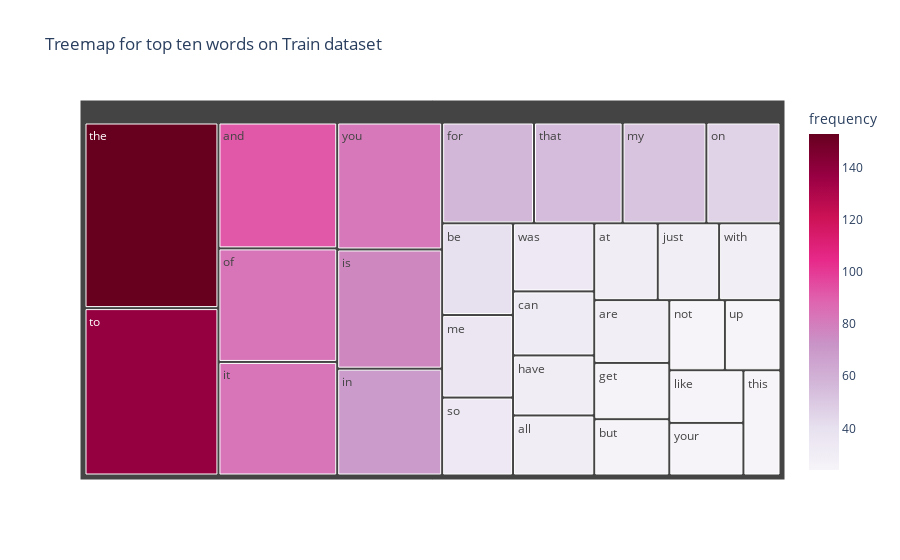

Notebook source saved alongside this figure:
### Code cell
# Answer here

X = test_df[["id", "text"]].copy()  
X["unigrams"] = X["text"].apply(lambda x: dmh.tokenize_text(x))
count_vect = CountVectorizer()
X_counts = count_vect.fit_transform(X.text) #learn the vocabulary and return document-term matrix
print(X_counts[0])


term_frequencies = []
X_counts = count_vect.fit_transform(X.text)
term_frequencies = np.array(X_counts.sum(axis=0)).flatten()
    
terms = count_vect.get_feature_names_out()
freqs = term_frequencies

# Build DataFrame for Plotly
df_terms = pd.DataFrame({
    "term": terms,
    "frequency": freqs
})

df_terms = df_terms.sort_values(by="frequency", ascending=False)
top_30_words = df_terms[:30]

# Treemap plot
fig = px.treemap(top_30_words, path=["term"], values="frequency",
                 title="Treemap for top ten words on Train dataset",
                 color="frequency", color_continuous_scale="PuRd")
fig.show()

### Figure 1 — Plotly figure (JSON) as saved in the notebook; plotly's stock layout.template omitted (floating-point values rounded to 4 significant figures)
{"data": [{"branchvalues": "total", "customdata": [[153.0], [138.0], [92.0], [83.0], [83.0], [82.0], [77.0], [69.0], [57.0], [55.0], [52.0], [46.0], [40.0], [36.0], [34.0], [34.0], [32.0], [30.0], [30.0], [30.0], [29.0], [29.0], [29.0], [26.0], [26.0], [24.0], [24.0], [24.0], [24.0], [24.0]], "domain": {"x": [0, 1], "y": [0, 1]}, "hovertemplate": "labels=%{label}<br>frequency_sum=%{value}<br>parent=%{parent}<br>id=%{id}<br>frequency=%{color}<extra></extra>", "ids": ["the", "to", "and", "of", "it", "you", "is", "in", "for", "that", "my", "on", "be", "me", "so", "was", "can", "have", "all", "at", "just", "with", "are", "get", "but", "not", "up", "like", "your", "this"], "labels": ["the", "to", "and", "of", "it", "you", "is", "in", "for", "that", "my", "on", "be", "me", "so", "was", "can", "have", "all", "at", "just", "with", "are", "get", "but", "not", "up", "like", "your", "this"], "marker": {"coloraxis": "coloraxis", "colors": [153.0, 138.0, 92.0, 83.0, 83.0, 82.0, 77.0, 69.0, 57.0, 55.0, 52.0, 46.0, 40.0, 36.0, 34.0, 34.0, 32.0, 30.0, 30.0, 30.0, 29.0, 29.0, 29.0, 26.0, 26.0, 24.0, 24.0, 24.0, 24.0, 24.0]}, "name": "", "parents": ["", "", "", "", "", "", "", "", "", "", "", "", "", "", "", "", "", "", "", "", "", "", "", "", "", "", "", "", "", ""], "type": "treemap", "values": [153.0, 138.0, 92.0, 83.0, 83.0, 82.0, 77.0, 69.0, 57.0, 55.0, 52.0, 46.0, 40.0, 36.0, 34.0, 34.0, 32.0, 30.0, 30.0, 30.0, 29.0, 29.0, 29.0, 26.0, 26.0, 24.0, 24.0, 24.0, 24.0, 24.0]}], "layout": {"coloraxis": {"colorbar": {"title": {"text": "frequency"}}, "colorscale": [[0, "rgb(247,244,249)"], [0.125, "rgb(231,225,239)"], [0.25, "rgb(212,185,218)"], [0.375, "rgb(201,148,199)"], [0.5, "rgb(223,101,176)"], [0.625, "rgb(231,41,138)"], [0.75, "rgb(206,18,86)"], [0.875, "rgb(152,0,67)"], [1, "rgb(103,0,31)"]]}, "legend": {"tracegroupgap": 0}, "title": {"text": "Treemap for top ten words on Train dataset"}}}
